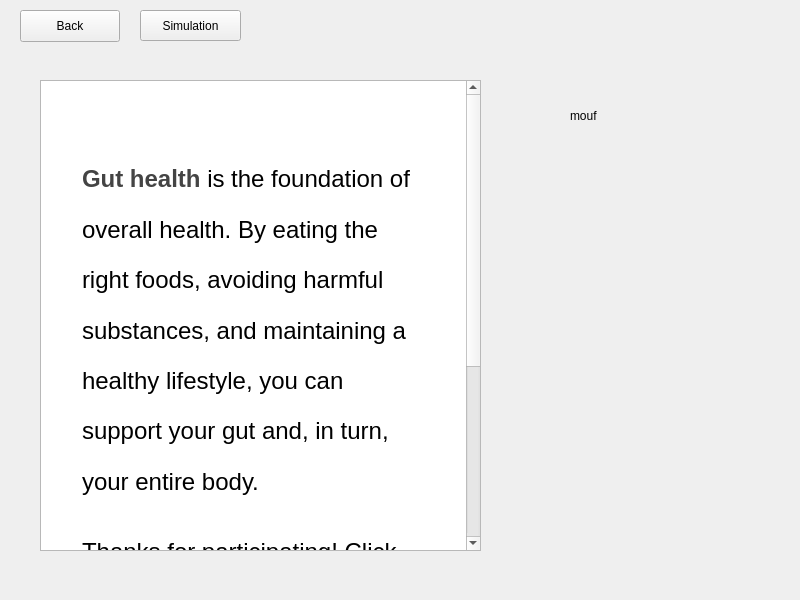
<?xml version="1.0" encoding="UTF-8"?>
<ui version="4.0">
 <class>ResultsWidget</class>
 <widget class="QWidget" name="ResultsWidget">
  <property name="geometry">
   <rect>
    <x>0</x>
    <y>0</y>
    <width>800</width>
    <height>600</height>
   </rect>
  </property>
  <property name="windowTitle">
   <string>Form</string>
  </property>
  <widget class="QPushButton" name="playButton">
   <property name="geometry">
    <rect>
     <x>140</x>
     <y>10</y>
     <width>101</width>
     <height>31</height>
    </rect>
   </property>
   <property name="text">
    <string>Simulation</string>
   </property>
  </widget>
  <widget class="QPushButton" name="backToStartButton">
   <property name="geometry">
    <rect>
     <x>20</x>
     <y>10</y>
     <width>100</width>
     <height>32</height>
    </rect>
   </property>
   <property name="text">
    <string>Back</string>
   </property>
  </widget>
  <widget class="DraggableLabel" name="banana">
   <property name="geometry">
    <rect>
     <x>70</x>
     <y>220</y>
     <width>77</width>
     <height>70</height>
    </rect>
   </property>
   <property name="font">
    <font>
     <bold>true</bold>
    </font>
   </property>
   <property name="text">
    <string>banana</string>
   </property>
   <property name="wordWrap">
    <bool>true</bool>
   </property>
  </widget>
  <widget class="DropLabel" name="mouth">
   <property name="geometry">
    <rect>
     <x>570</x>
     <y>60</y>
     <width>160</width>
     <height>111</height>
    </rect>
   </property>
   <property name="text">
    <string>mouf</string>
   </property>
  </widget>
  <widget class="QLabel" name="poo">
   <property name="geometry">
    <rect>
     <x>510</x>
     <y>310</y>
     <width>171</width>
     <height>231</height>
    </rect>
   </property>
   <property name="text">
    <string/>
   </property>
  </widget>
  <widget class="QLabel" name="explosion">
   <property name="geometry">
    <rect>
     <x>480</x>
     <y>280</y>
     <width>290</width>
     <height>241</height>
    </rect>
   </property>
   <property name="text">
    <string/>
   </property>
  </widget>
  <widget class="QTextBrowser" name="textBrowser">
   <property name="geometry">
    <rect>
     <x>40</x>
     <y>80</y>
     <width>441</width>
     <height>471</height>
    </rect>
   </property>
   <property name="html">
    <string>&lt;!DOCTYPE HTML PUBLIC &quot;-//W3C//DTD HTML 4.0//EN&quot; &quot;http://www.w3.org/TR/REC-html40/strict.dtd&quot;&gt;
&lt;html&gt;&lt;head&gt;&lt;meta name=&quot;qrichtext&quot; content=&quot;1&quot; /&gt;&lt;meta charset=&quot;utf-8&quot; /&gt;&lt;title&gt;Conclusion&lt;/title&gt;&lt;style type=&quot;text/css&quot;&gt;
p, li { white-space: pre-wrap; }
hr { height: 1px; border-width: 0; }
li.unchecked::marker { content: &quot;\2610&quot;; }
li.checked::marker { content: &quot;\2612&quot;; }
&lt;/style&gt;&lt;/head&gt;&lt;body style=&quot; font-family:'Segoe UI'; font-size:9pt; font-weight:400; font-style:normal;&quot; bgcolor=&quot;#ffffff&quot;&gt;
&lt;h1 align=&quot;center&quot; style=&quot; margin-top:40px; margin-bottom:30px; margin-left:37px; margin-right:37px; -qt-block-indent:0; text-indent:0px; line-height:180%;&quot;&gt;&lt;span style=&quot; font-family:'Times New Roman','Times','serif'; font-size:18pt; font-weight:700; color:#000000;&quot;&gt; &lt;/span&gt;&lt;/h1&gt;
&lt;p style=&quot; margin-top:12px; margin-bottom:20px; margin-left:37px; margin-right:37px; -qt-block-indent:0; text-indent:0px; line-height:180%;&quot;&gt;&lt;span style=&quot; font-family:'Times New Roman','Times','serif'; font-size:18pt; font-weight:700; color:#444444;&quot;&gt;Gut health&lt;/span&gt;&lt;span style=&quot; font-family:'Times New Roman','Times','serif'; font-size:18pt; color:#000000;&quot;&gt; is the foundation of overall health. By eating the right foods, avoiding harmful substances, and maintaining a healthy lifestyle, you can support your gut and, in turn, your entire body. &lt;/span&gt;&lt;/p&gt;
&lt;p style=&quot; margin-top:12px; margin-bottom:20px; margin-left:37px; margin-right:37px; -qt-block-indent:0; text-indent:0px; line-height:180%;&quot;&gt;&lt;span style=&quot; font-family:'Times New Roman','Times','serif'; font-size:18pt; color:#000000;&quot;&gt;Thanks for participating! Click the back button to return to the homepage or the 'Simulation' button to see how different foods and quantities can affect stool.&lt;/span&gt;&lt;/p&gt;&lt;/body&gt;&lt;/html&gt;</string>
   </property>
  </widget>
  <zorder>explosion</zorder>
  <zorder>playButton</zorder>
  <zorder>backToStartButton</zorder>
  <zorder>banana</zorder>
  <zorder>mouth</zorder>
  <zorder>textBrowser</zorder>
  <zorder>poo</zorder>
 </widget>
 <customwidgets>
  <customwidget>
   <class>DraggableLabel</class>
   <extends>QLabel</extends>
   <header>draggablelabel.h</header>
  </customwidget>
  <customwidget>
   <class>DropLabel</class>
   <extends>QLabel</extends>
   <header>droplabel.h</header>
  </customwidget>
 </customwidgets>
 <resources/>
 <connections/>
</ui>
